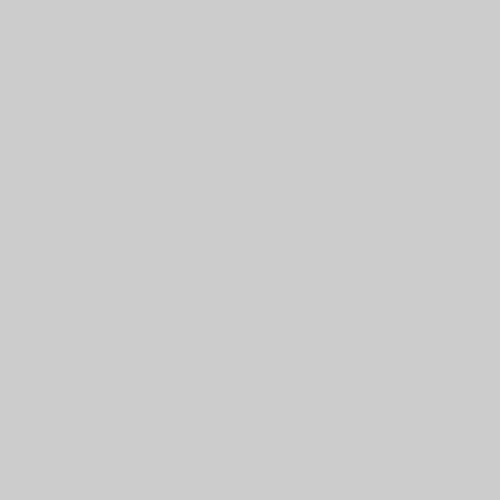
Frame 1 (no input)
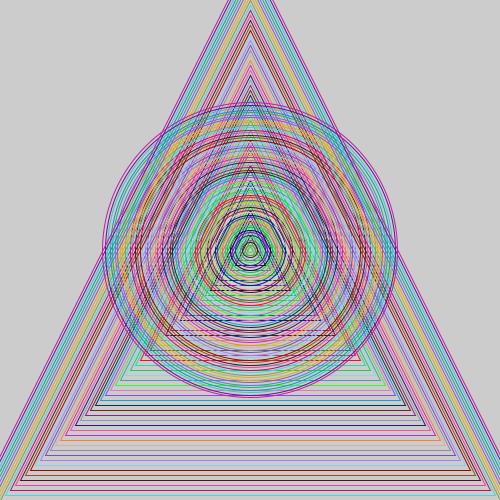
Frame 60 (the mouse pressed at the canvas centre just before this capture)
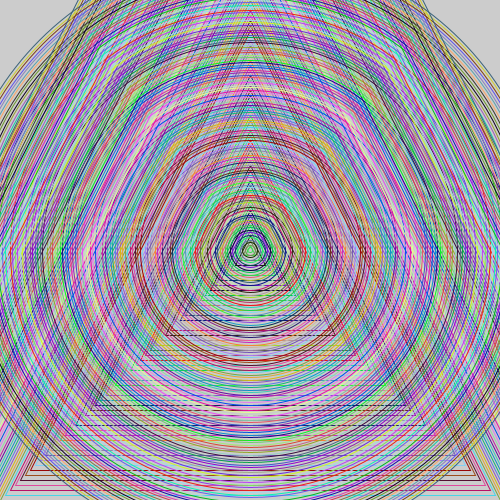
Frame 120 (the mouse held since frame 60 and released just before this capture)

The Processing sketch that drew these frames (run headless with seeded random() and noise(); from frame 60 on, the mouse is pressed at the canvas centre):

// Processing sketch: processing_167525
// ── processing_167525.pde


//This definition creates a psychadelic expanding triangle and circle with random colours

float a=250;
float b=250;
float c=250;
float d=250;
float e=0;
//Define 4 variables and begin at 250, to ensure they all begin at the centre of the page,
//and define one variable at 0, to be the size of the ellipse

void setup(){
 size(500,500); 
 //Set the canvas size to 500x500px
}


void draw(){

  float r=random(255);
  float r2=random(255);
  float r3=random(255);
  //Generate 3 random numbers between 0 and 255 for the RGB stroke
  
  noFill();
  //Specify the triangles and circles to not be filled in
  
  stroke(r,r2,r3);
  //Create the random stroke RGB colour
  
  triangle(250,a,b,b,c,d);
  //Draw the triangle, with the values tied so that changes in the number will cause the 
  //3 points that create the triangle to move in the desired directions
  
  ellipse(250,250,e,e);
  //Draw the circle, from the centre of the page, with the variable e controlling its size
  
  a-=5;
  b+=5;
  c-=5;
  d+=5;
  e+=5;
  //Modify the variables and thus the movement by increasing and decreasing the relevant values
  
}
  
